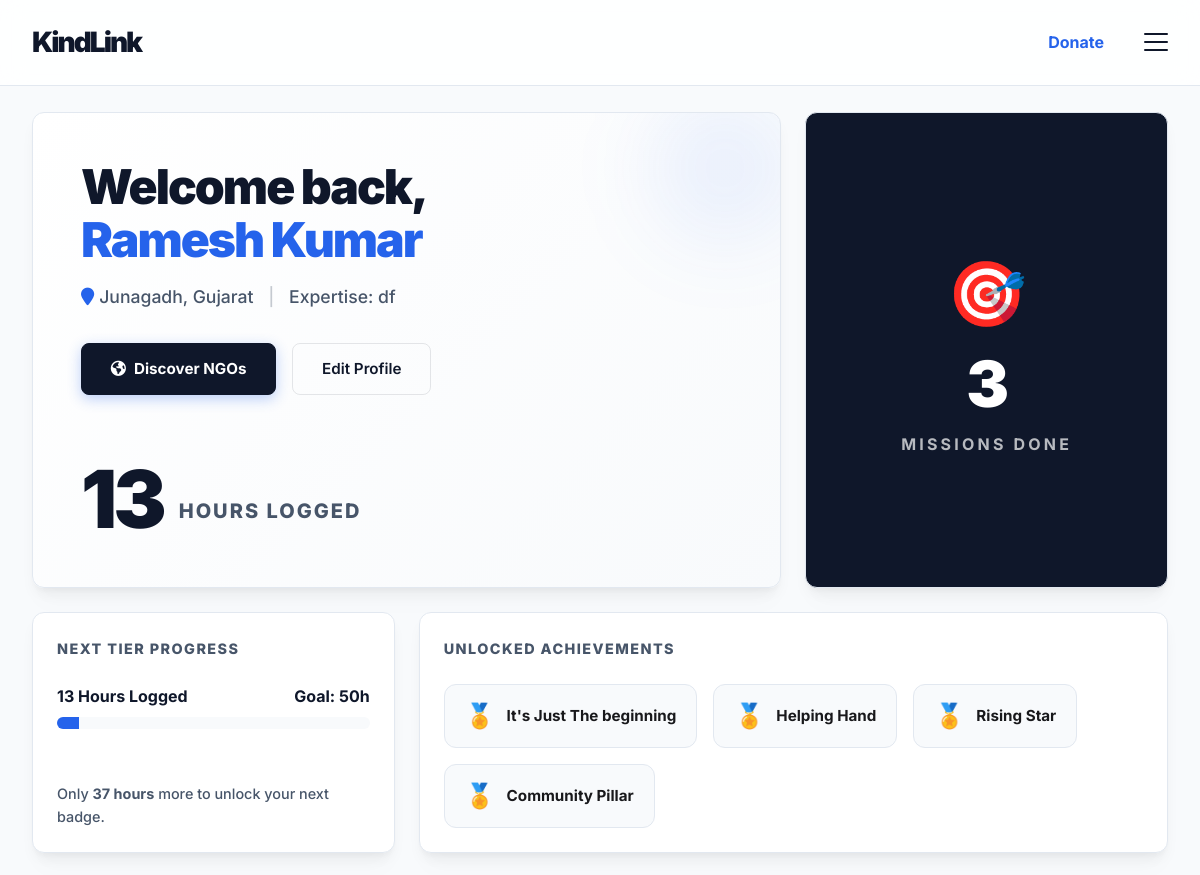
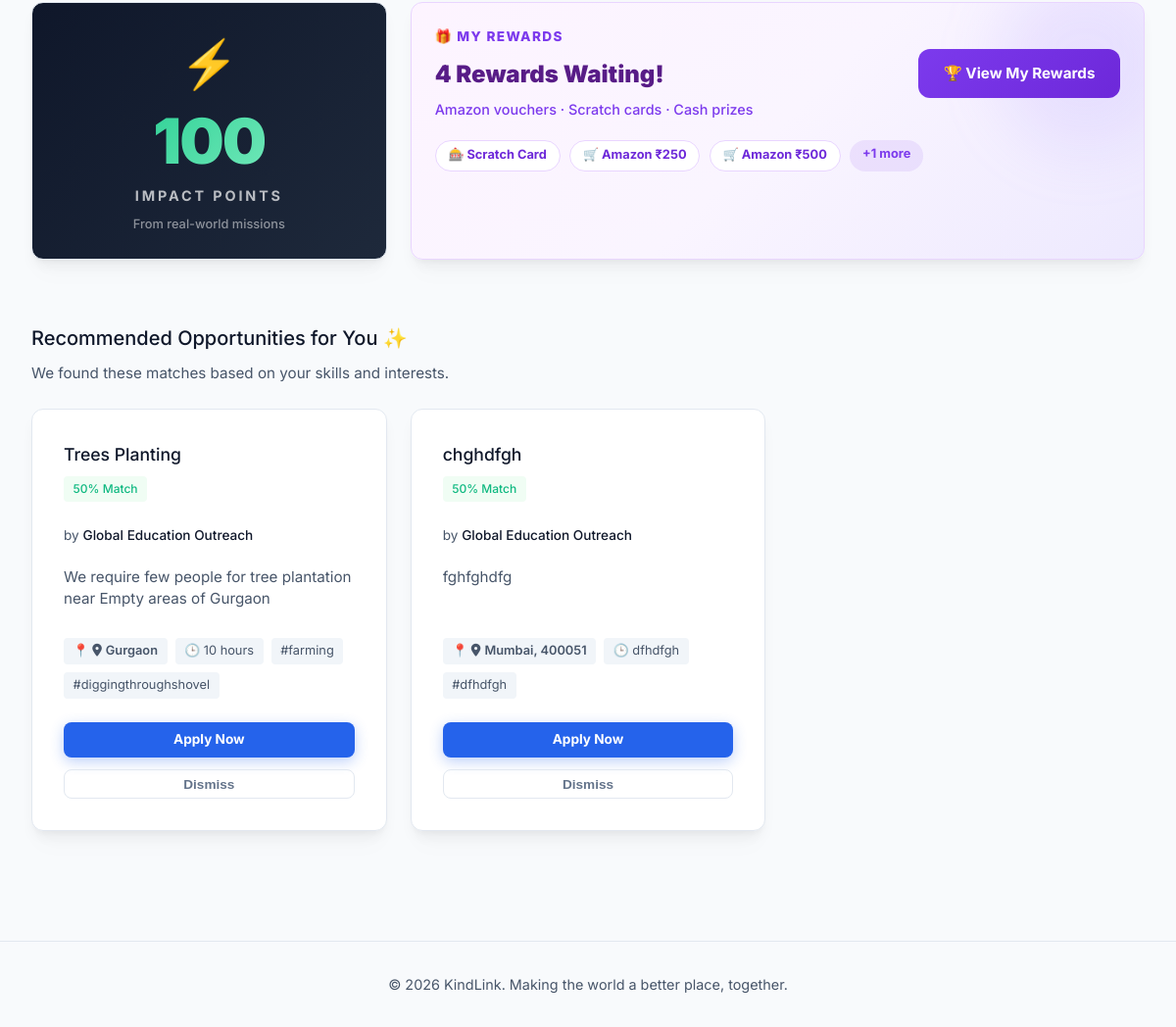
/volunteer (signed in), run on the app's committed database (2 pictures, top to bottom).
### app.py (models this page shows)
class User(db.Model):
    id = db.Column(db.Integer, primary_key=True)
    role = db.Column(db.String(20), nullable=False) # 'volunteer' or 'ngo'
    name = db.Column(db.String(100), nullable=False)
    email = db.Column(db.String(120), unique=True, nullable=False)
    password = db.Column(db.String(200), nullable=False)
    mobile = db.Column(db.String(20), default='')
    hours_logged = db.Column(db.Integer, default=0)
    badges = db.Column(db.String(200), default='') # comma separated
    location = db.Column(db.String(100), default='Local')
    skills = db.Column(db.String(255), default='') # comma separated
    interests = db.Column(db.String(255), default='')
    availability = db.Column(db.String(100), default='')
    is_available_now = db.Column(db.Boolean, default=False)
    mission = db.Column(db.Text, default='')

class Reward(db.Model):
    id = db.Column(db.Integer, primary_key=True)
    volunteer_id = db.Column(db.Integer, db.ForeignKey('user.id'), nullable=False)
    reward_type = db.Column(db.String(50), nullable=False)  # 'amazon_voucher', 'scratch_card', 'cash_prize', 'badge_reward'
    reward_title = db.Column(db.String(100), nullable=False)
    reward_value = db.Column(db.String(100), default='')   # e.g. '₹500', '10% discount'
    reward_code = db.Column(db.String(50), default='')     # Promo/scratch code
    milestone_trigger = db.Column(db.String(100), default='')  # e.g. '50 trees planted'
    status = db.Column(db.String(20), default='unclaimed')  # 'unclaimed', 'claimed'
    created_at = db.Column(db.DateTime, default=datetime.utcnow)
    claimed_at = db.Column(db.DateTime, nullable=True)
    volunteer = db.relationship('User', backref=db.backref('rewards', lazy=True))

class Opportunity(db.Model):
    id = db.Column(db.Integer, primary_key=True)
    ngo_id = db.Column(db.Integer, db.ForeignKey('user.id'), nullable=False)
    title = db.Column(db.String(100), nullable=False)
    description = db.Column(db.Text, nullable=False)
    skills_required = db.Column(db.String(255), default='')
    duration = db.Column(db.String(100), default='')
    location = db.Column(db.String(100), default='Local')
    is_urgent = db.Column(db.Boolean, default=False)
    created_at = db.Column(db.DateTime, default=datetime.utcnow)
    ngo = db.relationship('User', backref=db.backref('opportunities', lazy=True))

### app.py (the view)
@app.route('/volunteer')
def volunteer_dashboard():
    if 'user_id' not in session: return redirect(url_for('login'))
    user = User.query.get(session['user_id'])
    if user.role != 'volunteer': return redirect(url_for('index'))
    user_skills = [s.strip().lower() for s in user.skills.split(',')] if user.skills else []
    all_opps = Opportunity.query.all()
    matches = []
    for opp in all_opps:
        opp_skills = [s.strip().lower() for s in opp.skills_required.split(',')] if opp.skills_required else []
        overlap = set(user_skills).intersection(set(opp_skills))
        score = len(overlap)
        if opp.is_urgent:
            score += 2 # slight base boost for urgency
            if user.is_available_now:
                score += 5 # massive prioritized boost for available volunteers
        matches.append({'opportunity': opp, 'score': score})
    matches.sort(key=lambda x: x['score'], reverse=True)
    user_apps = Application.query.filter_by(volunteer_id=user.id).all()
    total_apps = len(user_apps)
    completed_apps = len([a for a in user_apps if getattr(a, 'is_completed', False)])
    pending_apps = len([a for a in user_apps if getattr(a, 'status', 'pending') == 'pending'])
    milestones = [1, 2, 5, 10, 50, 100]
    next_badge = next((m for m in milestones if m > user.hours_logged), 100)
    prev_badge = next((m for m in reversed(milestones) if m <= user.hours_logged), 0)
    if user.hours_logged >= 100:
        progress_pct = 100
    else:
        progress_pct = int(((user.hours_logged - prev_badge) / (next_badge - prev_badge)) * 100) if next_badge > prev_badge else 100
    return render_template('volunteer_dashboard.html', user=user, matches=matches[:5], total_apps=total_apps, completed_apps=completed_apps, pending_apps=pending_apps, next_badge=next_badge, progress_pct=progress_pct)

### templates/volunteer_dashboard.html (shortened to what this page needs)
{% extends 'base.html' %}
{% block content %}
<div class="dashboard container" style="padding-top: 2rem; padding-bottom: 4rem;">
    <div class="bento-grid">
        <div class="bento-item col-span-8" style="padding: 3rem; display: flex; flex-direction: column; justify-content: space-between; background: linear-gradient(135deg, white 0%, #f8fafc 100%); position: relative; overflow: hidden;">
            <div style="position: absolute; top: -20px; right: -20px; width: 150px; height: 150px; background: var(--brand-accent-soft); border-radius: 50%; filter: blur(40px); z-index: 0;"></div>
            <div style="position: relative; z-index: 1;">
                <h1 class="responsive-h1" style="font-size: 3rem; font-weight: 900; letter-spacing: -2px; line-height: 1.1; margin-bottom: 1rem;">Welcome back,<br><span style="color: var(--brand-accent);">{{ user.name }}</span></h1>
                <p style="font-size: 1.1rem; color: var(--text-secondary); font-weight: 500;">
                    <i class="fa fa-map-marker" aria-hidden="true" style="margin-right: 5px; color: var(--brand-accent);"></i>{{ user.location }}
                    <span style="margin: 0 10px; opacity: 0.3;">|</span>
                    Expertise: {{ user.skills }}
                </p>
                <div class="flex-stack-mobile" style="margin-top: 2rem; position: relative; z-index: 1;">
                    <a href="{{ url_for('view_ngos') }}" class="btn btn-primary" style="padding: 0.8rem 1.8rem; font-weight: 700; display: flex; align-items: center; gap: 0.5rem; background: var(--text-primary); border-color: var(--text-primary); justify-content: center;">
                        <i class="fa-solid fa-earth-americas"></i> Discover NGOs
                    </a>
                    <a href="{{ url_for('edit_profile') }}" class="btn btn-outline" style="padding: 0.8rem 1.8rem; font-weight: 600; color: var(--text-primary); border-color: rgba(15, 23, 42, 0.1); justify-content: center;">
                        Edit Profile
                    </a>
                </div>
            </div>
            <div style="margin-top: 4rem; display: flex; align-items: flex-end; gap: 1rem;">
                <span style="font-size: 5rem; font-weight: 900; line-height: 1; letter-spacing: -4px;">{{ user.hours_logged }}</span>
                <span style="font-size: 1.25rem; font-weight: 800; text-transform: uppercase; letter-spacing: 0.1em; padding-bottom: 0.75rem; color: var(--text-secondary);">Hours Logged</span>
            </div>
        </div>
        <div class="bento-item col-span-4" style="display: flex; flex-direction: column; align-items: center; justify-content: center; text-align: center; background: var(--text-primary); color: white;">
            <div style="font-size: 4rem; margin-bottom: 0.5rem;">🎯</div>
            <span style="font-size: 4rem; font-weight: 900; line-height: 1; letter-spacing: -2px;">{{ completed_apps }}</span>
            <span style="font-size: 1rem; font-weight: 700; text-transform: uppercase; letter-spacing: 0.2em; margin-top: 1rem; opacity: 0.7;">Missions Done</span>
        </div>
        <div class="bento-item col-span-4" style="display: flex; flex-direction: column; justify-content: space-between;">
            <div>
                <h4 style="font-size: 0.9rem; text-transform: uppercase; letter-spacing: 0.1em; color: var(--text-secondary); margin-bottom: 1.5rem; font-weight: 800;">Next Tier Progress</h4>
                <div style="display: flex; justify-content: space-between; font-weight: 700; margin-bottom: 0.5rem;">
                    <span>{{ user.hours_logged }} Hours Logged</span>
                    <span>Goal: {{ next_badge }}h</span>
                </div>
                <div style="width: 100%; height: 12px; background: var(--bg-light); border-radius: 6px; overflow: hidden;">
                    <div id="tierProgressBar" style="height: 100%; width: 0; background: var(--brand-accent); transition: width 1.5s cubic-bezier(0.4, 0, 0.2, 1);"></div>
                </div>
            </div>
            <p style="font-size: 0.9rem; color: var(--text-secondary); font-weight: 500; margin-top: 1rem;">
                {% if user.hours_logged >= 100 %} 👑 You've reached the final tier! {% else %} Only <strong>{{ next_badge - user.hours_logged }} hours</strong> more to unlock your next badge. {% endif %}
            </p>
        </div>
        <div class="bento-item col-span-8">
            <h4 style="font-size: 0.9rem; text-transform: uppercase; letter-spacing: 0.1em; color: var(--text-secondary); margin-bottom: 1.5rem; font-weight: 800;">Unlocked Achievements</h4>
            <div class="badges-grid" style="display: flex; gap: 1rem; flex-wrap: wrap;">
                {% set badge_hours = {"It's Just The beginning": 1, "Helping Hand": 2, "Rising Star": 5, "Community Pillar": 10, "50 Hours Master": 50, "100 Hours Legend": 100} %}
                {% if user.badges %}
                    {% set user_badges = user.badges.split(',') | map('trim') | list %}
                    {% for badge_name, hours in badge_hours.items() | sort(attribute='1') %}
                        {% if badge_name in user_badges %}
                        <div class="badge-item badge-hover-container" style="background: var(--bg-light); border: 1px solid var(--border-color); padding: 0.75rem 1.25rem; border-radius: 12px; display: flex; align-items: center; gap: 0.75rem;">
                            <span style="font-size: 1.5rem;">🏅</span>
                            <div class="badge-text-wrapper">
                                <span class="badge-name" style="font-weight: 700; font-size: 0.95rem;">{{ badge_name }}</span>
                            </div>
                        </div>
                        {% endif %}
                    {% endfor %}
                {% else %}
                    <p style="color: var(--text-secondary); font-style: italic;">No badges earned yet. Start your first mission!</p>
                {% endif %}
            </div>
        </div>
        {% set total_pts = user.impact_metrics | sum(attribute='metric_value') if user.impact_metrics else 0 %}
        <div class="bento-item col-span-4" style="background: linear-gradient(135deg, #0f172a 0%, #1e293b 100%); color: white; display: flex; flex-direction: column; align-items: center; justify-content: center; text-align: center;">
            <div style="font-size: 3rem; margin-bottom: 0.5rem;">⚡</div>
            <span style="font-size: 4rem; font-weight: 900; line-height: 1; letter-spacing: -2px; background: linear-gradient(135deg, #34d399, #6ee7b7); -webkit-background-clip: text; -webkit-text-fill-color: transparent; background-clip: text;">{{ total_pts }}</span>
            <span style="font-size: 0.9rem; font-weight: 700; text-transform: uppercase; letter-spacing: 0.2em; margin-top: 0.75rem; opacity: 0.7;">Impact Points</span>
            <p style="font-size: 0.8rem; opacity: 0.5; margin-top: 0.5rem; font-weight: 500;">From real-world missions</p>
        </div>
        {% set unclaimed_rewards = user.rewards | selectattr('status', 'equalto', 'unclaimed') | list %}
        <div class="bento-item col-span-8" style="background: linear-gradient(135deg, #fdf4ff 0%, #faf5ff 50%, #ede9fe 100%); border: 1px solid #e9d5ff; position: relative; overflow: hidden;">
            <div style="position: absolute; top: -30px; right: -30px; width: 180px; height: 180px; background: rgba(167,139,250,0.15); border-radius: 50%; filter: blur(30px);"></div>
            <div style="position: relative; z-index: 1; display: flex; justify-content: space-between; align-items: flex-start; gap: 1rem; flex-wrap: wrap;">
                <div>
                    <h4 style="font-size: 0.85rem; text-transform: uppercase; letter-spacing: 0.1em; color: #7c3aed; font-weight: 800; margin-bottom: 0.5rem;">🎁 My Rewards</h4>
                    <p style="font-size: 1.5rem; font-weight: 900; color: #581c87; margin-bottom: 0.25rem;">
                        {% if unclaimed_rewards %}
                            {{ unclaimed_rewards|length }} Reward{{ 's' if unclaimed_rewards|length > 1 else '' }} Waiting!
                        {% else %}
                            Complete missions to earn rewards
                        {% endif %}
                    </p>
                    <p style="font-size: 0.9rem; color: #7c3aed; font-weight: 500;">Amazon vouchers · Scratch cards · Cash prizes</p>
                </div>
                <a href="{{ url_for('my_rewards') }}" class="btn" style="background: linear-gradient(135deg, #7c3aed, #6d28d9); color: white; border: none; padding: 0.8rem 1.6rem; font-weight: 700; border-radius: 12px; white-space: nowrap; align-self: center; display: inline-flex; align-items: center; gap: 0.5rem; text-decoration: none;">
                    🏆 View My Rewards
                </a>
            </div>
            {% if unclaimed_rewards %}
            <div style="margin-top: 1.25rem; display: flex; gap: 0.6rem; flex-wrap: wrap;">
                {% for r in unclaimed_rewards[:3] %}
                <span style="background: white; border: 1px solid #e9d5ff; color: #6d28d9; padding: 0.3rem 0.8rem; border-radius: 20px; font-size: 0.8rem; font-weight: 700;">{{ r.reward_title }}</span>
                {% endfor %}
                {% if unclaimed_rewards|length > 3 %}
                <span style="background: rgba(124,58,237,0.1); color: #7c3aed; padding: 0.3rem 0.8rem; border-radius: 20px; font-size: 0.8rem; font-weight: 700;">+{{ unclaimed_rewards|length - 3 }} more</span>
                {% endif %}
            </div>
            {% endif %}
        </div>
    </div>
    <section class="matches-section" style="margin-top: 4rem;">
        <h3>Recommended Opportunities for You ✨</h3>
        <p class="section-desc">We found these matches based on your skills and interests.</p>
        <div class="matches-grid">
            {% if matches %}
                {% for match in matches %}
                <div class="match-card glass-card hover-lift">
                    <div class="match-header">
                        <h4 style="display:flex; align-items:center; gap:0.5rem; flex-wrap:wrap; margin:0;">
                            {{ match.opportunity.title }}
                        </h4>
                        <span class="match-score" style="font-size: 0.75rem; width: fit-content;">{{ match.score * 15 + 50 }}% Match</span>
                    </div>
                    <div class="match-info-center">
                        <p class="match-org" style="margin-bottom: 0.5rem;">by <strong>{{ match.opportunity.ngo.name }}</strong></p>
                        <p class="match-desc" style="margin-bottom: 1rem;">{{ match.opportunity.description }}</p>
                        <div class="match-tags">
                            <span class="tag">📍 <a href="https://www.google.com/maps/search/?api=1&query={{ match.opportunity.location | urlencode }}+India" target="_blank" style="color: inherit; text-decoration: none;"><i class="fa-solid fa-location-dot" style="margin-right:4px;"></i>{{ match.opportunity.location }}</a></span>
                            <span class="tag">🕒 {{ match.opportunity.duration }}</span>
                            {% for skill in match.opportunity.skills_required.split(',') %}
                                {% if skill.strip() %}
                                <span class="tag">#{{ skill.strip().lower()|replace(' ', '') }}</span>
                                {% endif %}
                            {% endfor %}
                        </div>
                    </div>
                    <div class="match-actions-end">
                        <a href="{{ url_for('make_application', opp_id=match.opportunity.id) }}" class="btn btn-primary btn-sm btn-block">Apply Now</a>
                        <button type="button" class="btn btn-outline btn-sm btn-block" style="border-color: #e2e8f0; color: #64748b;" onclick="this.closest('.match-card').style.opacity = '0'; setTimeout(() => this.closest('.match-card').remove(), 300);">Dismiss</button>
                    </div>
                </div>
                {% endfor %}
            {% else %}
                <div class="empty-state">
                    <p>No opportunities found yet. Keep an eye out or update your skills!</p>
                </div>
            {% endif %}
        </div>
    </section>
</div>
{% endblock %}

### data on the page
User: name "Ramesh Kumar", location "Junagadh, Gujarat", skills "df", hours_logged "13", next_badge-user.hours_logged "37"
Reward: reward_title "🎰 Scratch Card"
Reward: reward_title "🛒 Amazon ₹250"
Reward: reward_title "🛒 Amazon ₹500"
Opportunity: opportunity "Trees Planting", opportunity.description "We require few people for tree plantation near Empty areas of Gurgaon", opportunity.location "Gurgaon", opportunity.duration "10 hours"
User: opportunity.ngo.name "Global Education Outreach" "Global Education Outreach"
Opportunity: opportunity "chghdfgh", opportunity.description "fghfghdfg", opportunity.location "Mumbai, 400051", opportunity.duration "dfhdfgh", strip "dfhdfgh"

### other printed values
{{ completed_apps }} "3"
{{ next_badge }} "50"
{{ badge_name }} "It's Just The beginning" "Helping Hand" "Rising Star" "Community Pillar"
{{ total_pts }} "100"
{{ unclaimed_rewards|length }} "4"
{{ 's' if unclaimed_rewards|length > 1 else '' }} "s"
{{ unclaimed_rewards|length - 3 }} "1"
{{ match.score * 15 + 50 }} "50" "50"
{{ skill.strip().lower()|replace(' ', '') }} "farming" "diggingthroughshovel"
